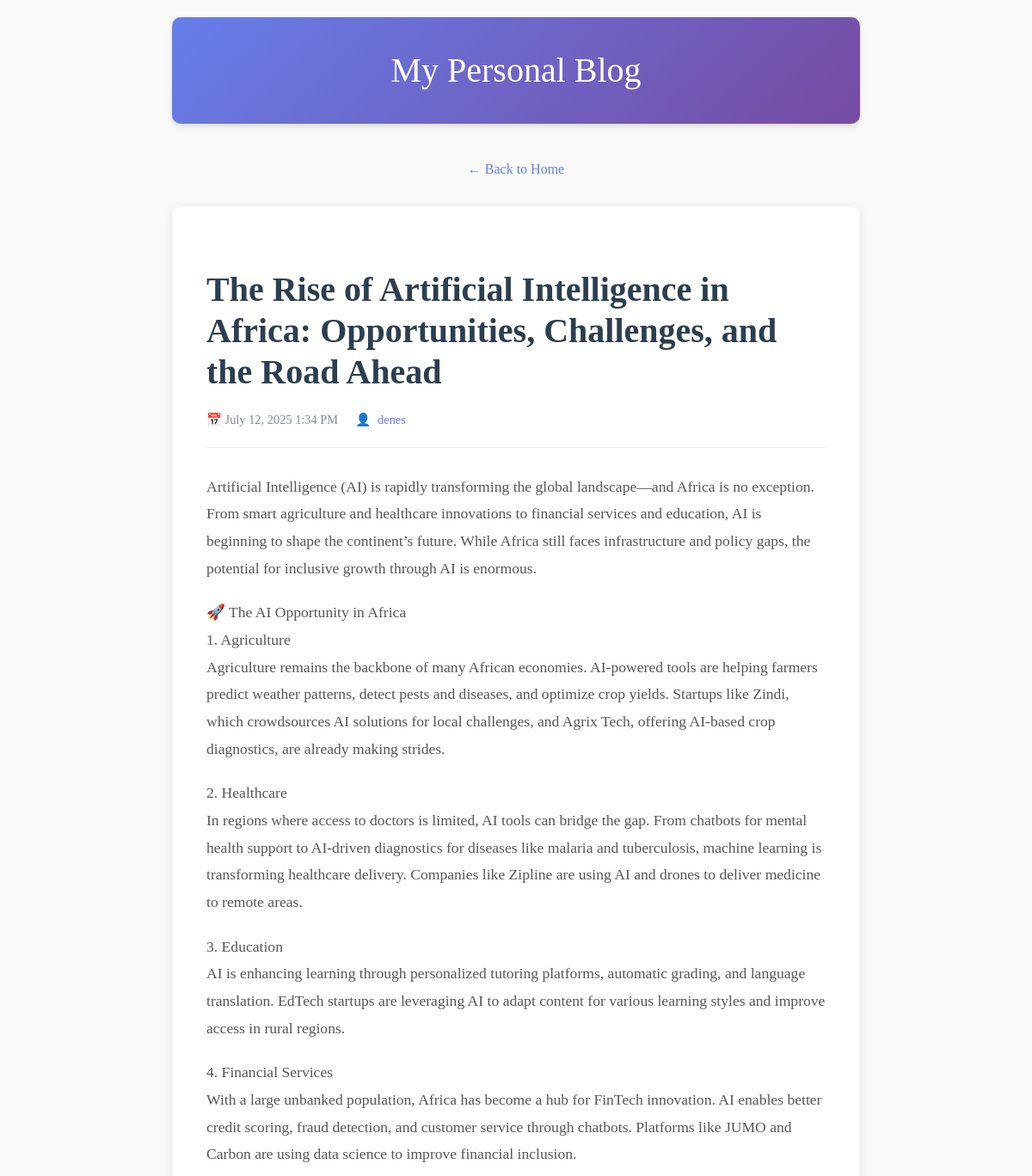
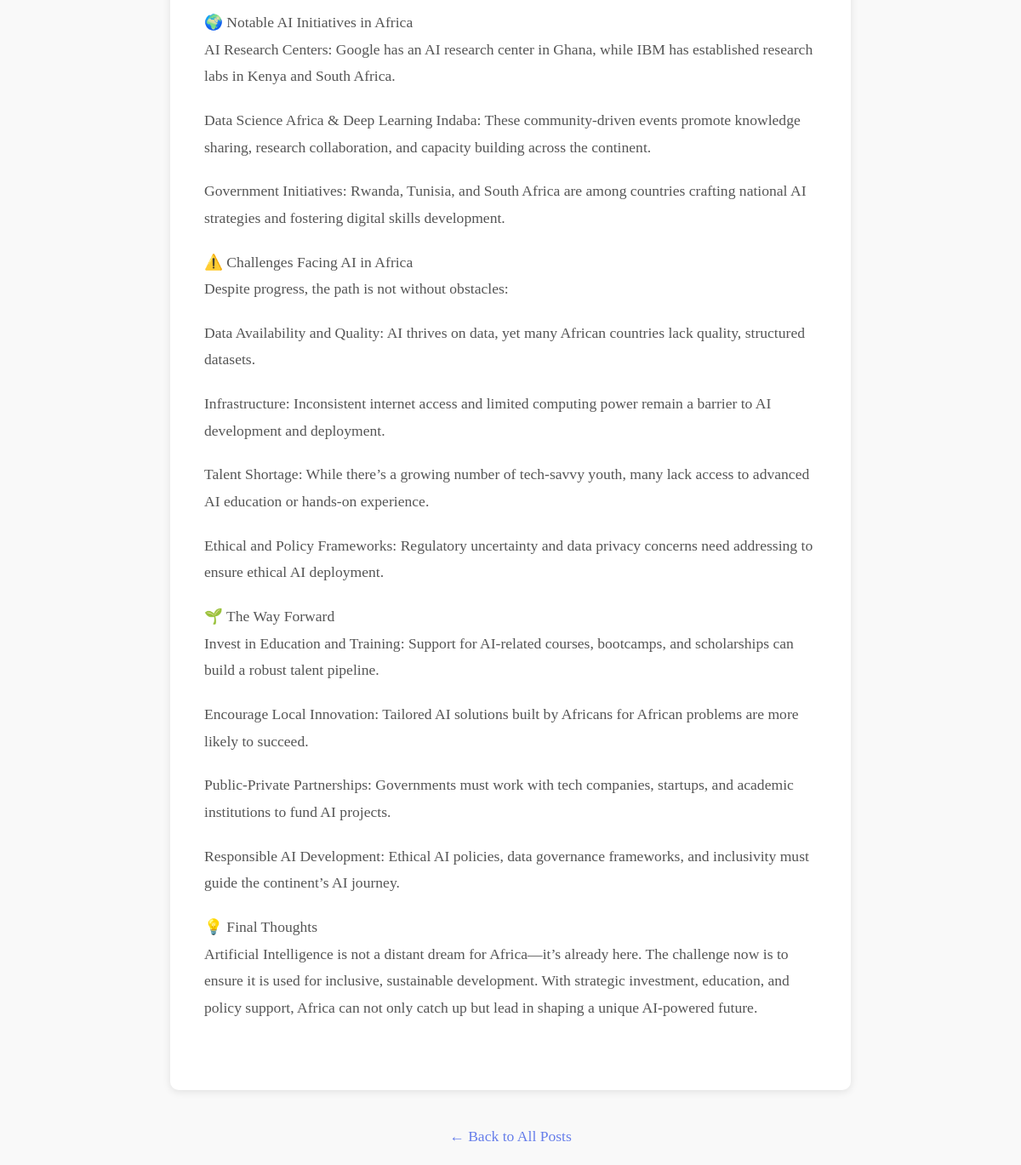
The app's page /blog/post/ai-in-africa/ with its own data (2 pictures, top to bottom).
### blogapp/models.py (models this page shows, shortened)
class Post(models.Model):
    title = models.CharField(
        max_length=200,
        help_text="The title of your blog post"
    )
    content = models.TextField(
        help_text="The main content of your blog post"
    )
    author = models.ForeignKey(
        User,
        on_delete=models.CASCADE,
        help_text="The author of this post"
    )
    created_date = models.DateTimeField(
        default=timezone.now,
        help_text="When the post was created"
    )
    published_date = models.DateTimeField(
        blank=True,
        null=True,
        help_text="When the post was published (can be empty for drafts)"
    )
    slug = models.SlugField(
        max_length=200,
        unique=True,
        help_text="URL-friendly version of the title"
    )
    STATUS_CHOICES = [
        ('draft', 'Draft'),
        ('published', 'Published'),
    ]
    status = models.CharField(
        max_length=10,
        choices=STATUS_CHOICES,
        default='draft',
        help_text="Post status: draft or published"
    )
    excerpt = models.TextField(
        max_length=300,
        blank=True,
        help_text="Short description of the post (optional)"
    )
    class Meta:
        ordering = ['-created_date']  # Most recent posts first
        verbose_name = "Blog Post"
        verbose_name_plural = "Blog Posts"

### blogapp/views.py (the view)
# urls.py: path('post/<slug:slug>/', views.post_detail, name='post_detail'),
def post_detail(request, slug):
    post = get_object_or_404(Post, slug=slug, status='published')
    context = {
        'post': post
    }
    return render(request, 'blogapp/post_detail.html', context)

### blogapp/templates/blogapp/post_detail.html (shortened to what this page needs)
<!DOCTYPE html>
<html lang="en">
<head>
</head>
<body>
    <div class="header">
        <h1>My Personal Blog</h1>
    </div>
    <div class="nav-links">
        <a href="{% url 'blogapp:home' %}">← Back to Home</a>
    </div>
    <article class="post-container">
        <h1 class="post-title">{{ post.title }}</h1>
        <div class="post-meta">
            <span>
                📅 {{ post.created_date|date:"F j, Y g:i A" }}
            </span>
            <span>
                👤 <a href="{% url 'blogapp:posts_by_author' post.author.username %}">{{ post.author.username }}</a>
            </span>
        </div>
        <div class="post-content">
            {{ post.content|linebreaks }}
        </div>
    </article>
    <div class="back-to-home">
        <a href="{% url 'blogapp:home' %}">← Back to All Posts</a>
    </div>
</body>
</html>

### blogapp/templates/blogapp/post_detail.html (style rules this page uses)
body { font-family: 'Georgia', serif; max-width: 800px; margin: 0 auto; padding: 20px; line-height: 1.6; color: #333; background-color: #f9f9f9; }
.header { text-align: center; margin-bottom: 40px; padding: 30px 0; background: linear-gradient(135deg, #667eea 0%, #764ba2 100%); color: white; border-radius: 10px; box-shadow: 0 4px 6px rgba(0,0,0,0.1); }
.header h1 { margin: 0; font-size: 2.5em; font-weight: 300; }
.nav-links { text-align: center; margin-bottom: 30px; }
.nav-links a { color: #667eea; text-decoration: none; font-weight: 500; margin: 0 10px; padding: 8px 16px; border-radius: 20px; transition: background-color 0.3s ease; }
.post-container { background: white; padding: 40px; border-radius: 10px; box-shadow: 0 2px 10px rgba(0,0,0,0.1); }
.post-title { color: #2c3e50; margin-bottom: 20px; font-size: 2.5em; font-weight: 600; line-height: 1.2; }
.post-meta { color: #7f8c8d; font-size: 0.9em; margin-bottom: 30px; display: flex; gap: 20px; flex-wrap: wrap; padding-bottom: 20px; border-bottom: 1px solid #eee; }
.post-meta span { display: flex; align-items: center; gap: 8px; }
.post-meta a { color: #667eea; text-decoration: none; }
.post-content { color: #555; line-height: 1.8; font-size: 1.1em; margin-bottom: 40px; }
.post-content p { margin-bottom: 20px; }
.back-to-home { text-align: center; margin-top: 40px; }
.back-to-home a { color: #667eea; text-decoration: none; font-weight: 500; font-size: 1.1em; }

### records on screen
Post: title "The Rise of Artificial Intelligence in Africa: Opportunities, Challenges, and the Road Ahead", created_date "July 12, 2025 1:34 PM", author.username "denes", content "Artificial Intelligence (AI) is rapidly transforming the global landscape—and Africa is no exception. From smart agriculture and healthcare innovations to financial services and education, AI is beginning to shape the continent’s future. While Africa still faces infrastructure and policy gaps, the potential for inclusive growth through AI is enormous. 🚀 The AI Opportunity in Africa 1. Agriculture Agriculture remains the backbone of many African economies. AI-powered tools are helping farmers predict weather patterns, detect pests and diseases, and optimize crop yields. Startups like Zindi, which crowdsources AI solutions for local challenges, and Agrix Tech, offering AI-based crop…"
